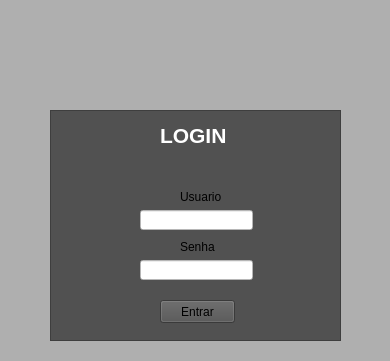
<?xml version="1.0" encoding="UTF-8"?>
<ui version="4.0">
 <class>Login</class>
 <widget class="QWidget" name="Login">
  <property name="geometry">
   <rect>
    <x>0</x>
    <y>0</y>
    <width>390</width>
    <height>361</height>
   </rect>
  </property>
  <property name="windowTitle">
   <string>Form</string>
  </property>
  <property name="styleSheet">
   <string notr="true">background-color:#afafaf;</string>
  </property>
  <widget class="QFrame" name="frame">
   <property name="geometry">
    <rect>
     <x>50</x>
     <y>110</y>
     <width>291</width>
     <height>231</height>
    </rect>
   </property>
   <property name="styleSheet">
    <string notr="true">background-color:#515151;</string>
   </property>
   <property name="frameShape">
    <enum>QFrame::StyledPanel</enum>
   </property>
   <property name="frameShadow">
    <enum>QFrame::Raised</enum>
   </property>
   <widget class="QLineEdit" name="lineSenha">
    <property name="geometry">
     <rect>
      <x>90</x>
      <y>150</y>
      <width>113</width>
      <height>20</height>
     </rect>
    </property>
    <property name="styleSheet">
     <string notr="true">background-color:#ffffff;</string>
    </property>
   </widget>
   <widget class="QLineEdit" name="lineUsuario">
    <property name="geometry">
     <rect>
      <x>90</x>
      <y>100</y>
      <width>113</width>
      <height>20</height>
     </rect>
    </property>
    <property name="styleSheet">
     <string notr="true">background-color:#ffffff;</string>
    </property>
   </widget>
   <widget class="QLabel" name="label">
    <property name="geometry">
     <rect>
      <x>110</x>
      <y>10</y>
      <width>81</width>
      <height>31</height>
     </rect>
    </property>
    <property name="font">
     <font>
      <pointsize>16</pointsize>
      <weight>75</weight>
      <bold>true</bold>
     </font>
    </property>
    <property name="styleSheet">
     <string notr="true">color:#ffffff;</string>
    </property>
    <property name="text">
     <string>LOGIN</string>
    </property>
   </widget>
   <widget class="QPushButton" name="pushButton">
    <property name="geometry">
     <rect>
      <x>110</x>
      <y>190</y>
      <width>75</width>
      <height>23</height>
     </rect>
    </property>
    <property name="styleSheet">
     <string notr="true">QpushButton{

   background-color:#a2a2a2;
   color:white;
   border-radius:10px;
}</string>
    </property>
    <property name="text">
     <string>Entrar</string>
    </property>
   </widget>
   <widget class="QLabel" name="label_3">
    <property name="geometry">
     <rect>
      <x>130</x>
      <y>80</y>
      <width>47</width>
      <height>13</height>
     </rect>
    </property>
    <property name="text">
     <string>Usuario</string>
    </property>
   </widget>
   <widget class="QLabel" name="label_4">
    <property name="geometry">
     <rect>
      <x>130</x>
      <y>130</y>
      <width>47</width>
      <height>13</height>
     </rect>
    </property>
    <property name="text">
     <string>Senha</string>
    </property>
   </widget>
  </widget>
  <widget class="QLabel" name="label_2">
   <property name="geometry">
    <rect>
     <x>140</x>
     <y>10</y>
     <width>91</width>
     <height>91</height>
    </rect>
   </property>
   <property name="text">
    <string/>
   </property>
   <property name="pixmap">
    <pixmap>../../../../Pictures/6681204.png</pixmap>
   </property>
   <property name="scaledContents">
    <bool>true</bool>
   </property>
  </widget>
 </widget>
 <resources/>
 <connections/>
</ui>
